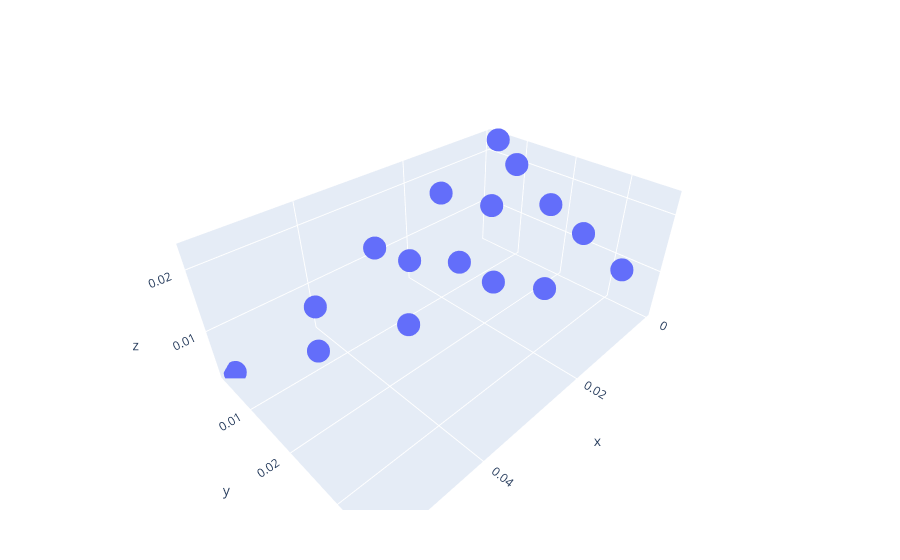

The notebook cell this image was saved under:
### Markdown cell above
plot output constellation

### Code cell
df_out = DataFrame(output, :auto)
plot(df_out, x=:x1, y=:x2, z=:x3, type="scatter3d", mode="markers")

### Figure 1 — Plotly figure (JSON) as saved in the notebook; plotly's stock layout.template omitted (floating-point values rounded to 4 significant figures)
{"data": [{"mode": "markers", "type": "scatter3d", "x": [0.01073, 0.01904, 0.02276, 0.04083, 0.0008137, 0.02237, 0.03432, 0.008688, 0.04486, 0.007049, 0.00349, 0.0148, 0.02854, 0.01219, 0.05441, 0.02692], "xaxis": "x", "y": [0.03677, 0.02991, 0.01673, 0.003894, 0.004792, 0.02326, 0.01794, 0.02878, 0.01017, 0.02139, 0.01137, 0.004639, 0.003457, 0.01363, 0.002547, 0.01004], "yaxis": "y", "z": [0.01532, 0.01282, 0.01293, 0.007254, 0.02314, 0.0123, 0.008161, 0.0171, 0.004886, 0.01864, 0.02127, 0.01757, 0.01222, 0.01753, 0.001988, 0.01207]}], "layout": {"legend": {"tracegroupgap": 0}, "margin": {"b": 50, "l": 50, "r": 50, "t": 60}, "xaxis": {"title": {"text": "x1"}}, "yaxis": {"title": {"text": "x2"}}}}
